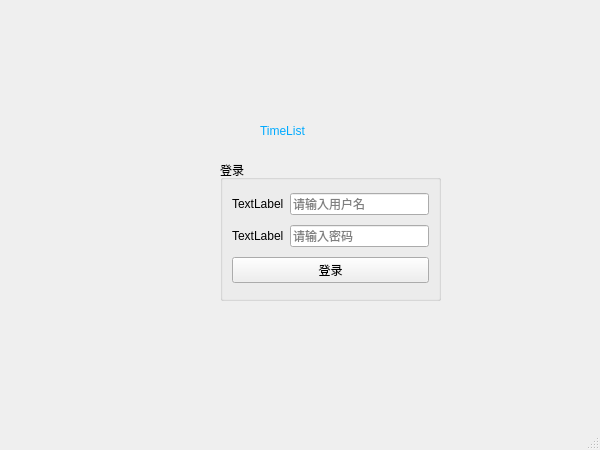
<?xml version="1.0" encoding="UTF-8"?>
<ui version="4.0">
 <class>MainWindow</class>
 <widget class="QMainWindow" name="MainWindow">
  <property name="geometry">
   <rect>
    <x>0</x>
    <y>0</y>
    <width>600</width>
    <height>450</height>
   </rect>
  </property>
  <property name="windowTitle">
   <string>MainWindow</string>
  </property>
  <property name="styleSheet">
   <string notr="true"/>
  </property>
  <widget class="QWidget" name="centralwidget">
   <widget class="QLabel" name="label">
    <property name="geometry">
     <rect>
      <x>260</x>
      <y>100</y>
      <width>151</width>
      <height>61</height>
     </rect>
    </property>
    <property name="styleSheet">
     <string notr="true">color: rgb(0, 170, 255);
font: 35pt &quot;Edwardian Script ITC&quot;;</string>
    </property>
    <property name="text">
     <string>TimeList</string>
    </property>
   </widget>
   <widget class="QGroupBox" name="groupBox">
    <property name="geometry">
     <rect>
      <x>220</x>
      <y>160</y>
      <width>221</width>
      <height>141</height>
     </rect>
    </property>
    <property name="title">
     <string>登录</string>
    </property>
    <layout class="QVBoxLayout" name="verticalLayout">
     <item>
      <layout class="QHBoxLayout" name="horizontalLayout">
       <item>
        <widget class="QLabel" name="username">
         <property name="text">
          <string>TextLabel</string>
         </property>
        </widget>
       </item>
       <item>
        <widget class="QLineEdit" name="lineEdit_username">
         <property name="placeholderText">
          <string>请输入用户名</string>
         </property>
        </widget>
       </item>
      </layout>
     </item>
     <item>
      <layout class="QHBoxLayout" name="horizontalLayout_2">
       <item>
        <widget class="QLabel" name="password">
         <property name="text">
          <string>TextLabel</string>
         </property>
        </widget>
       </item>
       <item>
        <widget class="QLineEdit" name="lineEdit_password">
         <property name="echoMode">
          <enum>QLineEdit::EchoMode::Password</enum>
         </property>
         <property name="placeholderText">
          <string>请输入密码</string>
         </property>
        </widget>
       </item>
      </layout>
     </item>
     <item>
      <widget class="QPushButton" name="login">
       <property name="text">
        <string>登录</string>
       </property>
      </widget>
     </item>
    </layout>
   </widget>
  </widget>
  <widget class="QMenuBar" name="menubar">
   <property name="geometry">
    <rect>
     <x>0</x>
     <y>0</y>
     <width>600</width>
     <height>21</height>
    </rect>
   </property>
  </widget>
  <widget class="QStatusBar" name="statusbar"/>
 </widget>
 <resources/>
 <connections/>
</ui>
